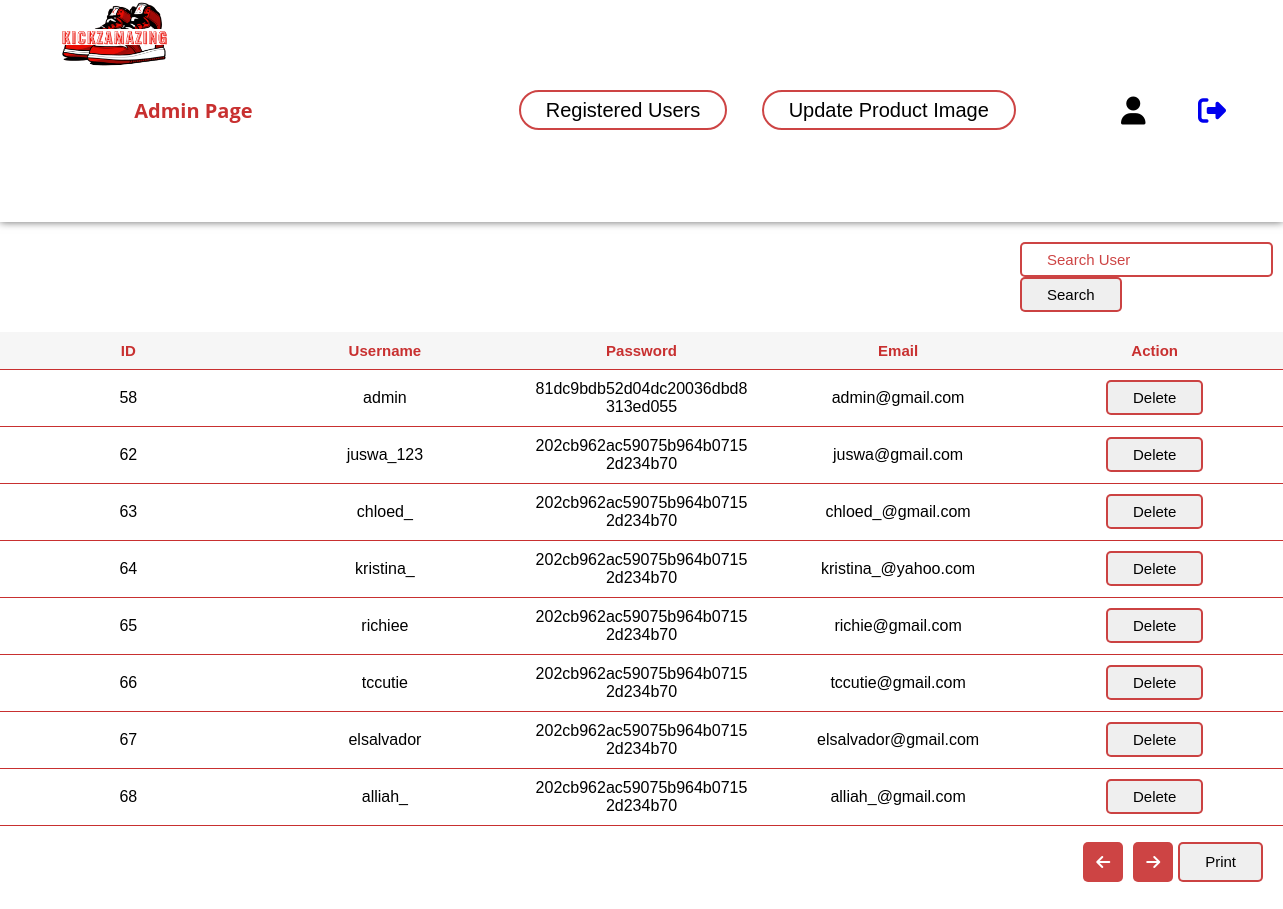
The app's page /admin.php with its own data.
### tables this page shows
CREATE TABLE `register` (
  `id` int(11) NOT NULL,
  `username` varchar(255) DEFAULT NULL,
  `password` varchar(255) DEFAULT NULL,
  `email` varchar(255) DEFAULT NULL,
  `usertype` varchar(255) NOT NULL DEFAULT 'user'
);

### admin.php (the view, shortened to what this page needs)
<?php
include 'config.php';
	if(isset($_POST['search']))
	{
		$valueToSearch = $_POST['valueToSearch'];
		$query = "SELECT * FROM `register` WHERE CONCAT (`id`, `username`, `password`, `email`) LIKE '%".$valueToSearch."%'";
		$search_result = filterTable($query);
		$result = mysqli_query($conn, $query);
        $queryResult = mysqli_num_rows($result);
        if($queryResult > 0){
        }else{
            echo '<script>alert("No User Found!");</script>';
        }
    }
	else{
		$query = "SELECT * FROM `register`";
		$search_result = filterTable($query);
	}
	function filterTable($query)
	{
		$conn=mysqli_connect("localhost", "id19327753_kickzamazing1", "57]P+CI9~+2dOvNi", "id19327753_kickzamazing");
		$filter_Result = mysqli_query($conn, $query);
		return $filter_Result;
	}
?>
<html>
<head>
        <link rel ="stylesheet" href="admindes.css">
        <link rel ="stylesheet" href="https://cdnjs.cloudflare.com/ajax/libs/font-awesome/6.1.1/css/all.min.css">
    </head>
    <body>
        <section>
        <nav>
            <div class="logo">
                <a href="index.php" class="logo"><img src="upload/logo.png" alt=""></a>
            </div>
        <h1> Admin Page </h1>
            <ul>
                <li><a href="admin.php">Registered Users</a></li>
                <li><a href="upload.php">Update Product Image</a></li>
            </ul>
            <div class="icons">
            <a href="#User"></a><i class="fa-solid fa-user"></i>
            <a href="login.php"><i class="fa-solid fa-right-from-bracket"></i></a>
            </div>
        </nav>
</head>
            <div class="table">
					<div class="table_header">
                    <form action="" method="POST">
						<div>
                        <input type="text" name="valueToSearch" placeholder="Search User">
                        <input type ="submit" name="search" value="Search">
						</div>
					</div>
					<div class="table_section">
						<table>
							<thead>
								<tr>
									<th>ID</th>
									<th>Username</th>
									<th>Password</th>
									<th>Email</th>
									<th>Action</th>
								</tr>
								<?php while($row = mysqli_fetch_array($search_result)):?>
									<tr>
										<td><?php echo $row['id'];?></td>
										<td><?php echo $row['username'];?></td>
										<td><?php echo $row['password'];?></td>
										<td><?php echo $row['email'];?></td>
								<td>
									<form action="delete.php" method="POST">
                        				<input type="submit" name="delete" class="btn btn-danger" value="Delete">
                    				</form>
								</td>
									</tr>
								<?php endwhile;?>
							</thead>
                        </table>
                    </div>
					<div class="pagination">
						<div><i class="fa fa-arrow-left" aria-hidden="true"></i></div>
						<div><i class="fa fa-arrow-right" aria-hidden="true"></i></div>
                        <button onclick="window.print()" class="dis">Print</button>
					</div>
				</div>
</body>
</html>

### admindes.css (style rules this page uses)
* { margin: 0; box-sizing: border-box; font-family: sans-serif; }
html { scroll-behavior: smooth; }
.logo img { height: 130px; }
section { width: 100%; height: 80vh; background-size: cover; background-position: center; }
section nav { display: flex; align-items: center; justify-content: space-around; box-shadow: 0 0 8px rgba(0,0,0,0.6); background: white; position:relative; top: 0; left: 0; right: 0 }
section nav .logo { font-size: 30px; margin: 0px 0; height: 15vh; cursor: pointer; position: relative; left: 1%; bottom: 15%; }
section nav h1 { font-size: 20px; line-height: 20px; font-family: 'Open Sans', sans-serif; color: rgb(200, 48, 48); padding: 7px 25px; position: relative; left: -120px; bottom : 50%; }
section nav ul li { display: inline-block; margin: 5px 15px; }
section nav ul li a { text-decoration: none; font-size: 20px; color: black; padding: 7px 25px; font-weight: 100px; cursor: pointer; border-radius: 50px; border: 2px solid rgb(200, 48, 48, 0.9); transition: all 0.3s ease; position:relative; }
section nav .icons i { margin: 5 4px; padding: 5px 20px; cursor: pointer; font-size: 28px; transition: 0.3s; }
.table { width: 100%; }
.table_header { font-size: 40px; display: flex; justify-content: space-between; align-items: center; flex-wrap: wrap; padding: 20px; margin-left: 1000px; }
button { outline: none; border: none; border-radius: 6px; cursor: pointer; padding: 10px; color: #fff; }
input { text-decoration: none; font-size: 15px; color: black; padding: 7px 25px; font-weight: 100px; cursor: pointer; border-radius: 5px ; border: 2px solid rgb(200, 48, 48, 0.9); transition: all 0.3s ease; position:relative; }
.table_section { height: 500px; overflow: auto; }
table { width: 100%; table-layout: fixed; min-width: 900px; border-collapse: collapse; }
thead th { position: sticky; top: 0; background-color: #f6f6f6; color: rgb(200, 48, 48); font-size: 15px; }
th,td { border-bottom: 1px solid rgb(200, 48, 48); padding: 10px 20px; word-break: break-all; text-align: center; }
.pagination { display: flex; justify-content: flex-end; width: 100%; padding: 10px 20px; }
.pagination div { padding: 10px; border: 2px; height: 40px; width: 40px; border-radius: 5px; display: flex; justify-content: center; align-items: center; background-color: rgb(200, 48, 48, 0.9); color: #fff; margin: 0 5px; cursor: pointer; }
::placeholder { color: rgb(200, 48, 48, 0.9); }
.dis { text-decoration: none; font-size: 15px; color: black; padding: 7px 25px; font-weight: 100px; cursor: pointer; border-radius: 5px; border: 2px solid rgb(200, 48, 48, 0.9); transition: all 0.3s ease; position: relative; }

### records on screen
register: id "58", username "admin", password "81dc9bdb52d04dc20036dbd8313ed055", email "admin@gmail.com"
register: id "62", username "juswa_123", password "202cb962ac59075b964b07152d234b70", email "juswa@gmail.com"
register: id "63", username "chloed_", password "202cb962ac59075b964b07152d234b70", email "chloed_@gmail.com"
register: id "64", username "kristina_", password "202cb962ac59075b964b07152d234b70", email "kristina_@yahoo.com"
register: id "65", username "richiee", password "202cb962ac59075b964b07152d234b70", email "richie@gmail.com"
register: id "66", username "tccutie", password "202cb962ac59075b964b07152d234b70", email "tccutie@gmail.com"
register: id "67", username "elsalvador", password "202cb962ac59075b964b07152d234b70", email "elsalvador@gmail.com"
register: id "68", username "alliah_", password "202cb962ac59075b964b07152d234b70", email "alliah_@gmail.com"
